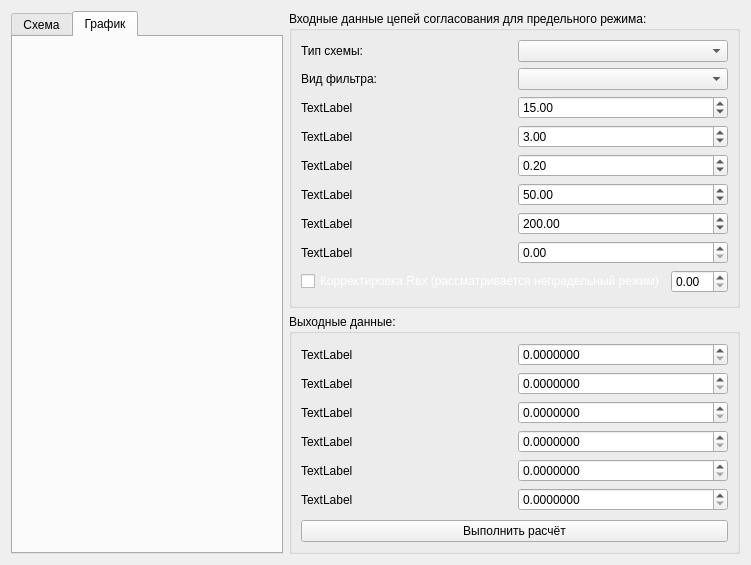
<?xml version="1.0" encoding="UTF-8"?>
<ui version="4.0">
 <class>Matching</class>
 <widget class="QWidget" name="Matching">
  <property name="geometry">
   <rect>
    <x>0</x>
    <y>0</y>
    <width>751</width>
    <height>565</height>
   </rect>
  </property>
  <property name="windowTitle">
   <string>Form</string>
  </property>
  <layout class="QGridLayout" name="gridLayout">
   <item row="0" column="0">
    <layout class="QGridLayout" name="gridLayout_6">
     <item row="0" column="0">
      <widget class="QTabWidget" name="tabWidget">
       <property name="currentIndex">
        <number>1</number>
       </property>
       <widget class="QWidget" name="tab">
        <attribute name="title">
         <string>Схема</string>
        </attribute>
        <layout class="QGridLayout" name="gridLayout_5">
         <item row="0" column="0">
          <layout class="QHBoxLayout" name="SVG_M"/>
         </item>
        </layout>
       </widget>
       <widget class="QWidget" name="tab_2">
        <attribute name="title">
         <string>График</string>
        </attribute>
        <layout class="QGridLayout" name="gridLayout_4">
         <item row="0" column="0">
          <layout class="QVBoxLayout" name="ChartsLayout"/>
         </item>
        </layout>
       </widget>
      </widget>
     </item>
     <item row="0" column="1">
      <layout class="QVBoxLayout" name="verticalLayout">
       <item>
        <widget class="QGroupBox" name="groupBox">
         <property name="title">
          <string>Входные данные цепей согласования для предельного режима:</string>
         </property>
         <layout class="QGridLayout" name="gridLayout_2">
          <item row="2" column="0">
           <spacer name="verticalSpacer">
            <property name="orientation">
             <enum>Qt::Vertical</enum>
            </property>
            <property name="sizeHint" stdset="0">
             <size>
              <width>20</width>
              <height>40</height>
             </size>
            </property>
           </spacer>
          </item>
          <item row="0" column="0">
           <layout class="QVBoxLayout" name="verticalLayout_7">
            <item>
             <layout class="QHBoxLayout" name="horizontalLayout_4">
              <item>
               <widget class="QLabel" name="Label_Type">
                <property name="text">
                 <string>Тип схемы:</string>
                </property>
               </widget>
              </item>
              <item>
               <widget class="QComboBox" name="ComboBox_Type"/>
              </item>
             </layout>
            </item>
            <item>
             <layout class="QHBoxLayout" name="horizontalLayout_7">
              <item>
               <widget class="QLabel" name="Label_View">
                <property name="text">
                 <string>Вид фильтра:</string>
                </property>
               </widget>
              </item>
              <item>
               <widget class="QComboBox" name="ComboBox_View"/>
              </item>
             </layout>
            </item>
            <item>
             <layout class="QVBoxLayout" name="verticalLayout_6">
              <item>
               <layout class="QHBoxLayout" name="horizontalLayout_3">
                <item>
                 <layout class="QVBoxLayout" name="verticalLayout_5">
                  <item>
                   <widget class="QLabel" name="Label_InPut1">
                    <property name="text">
                     <string>TextLabel</string>
                    </property>
                   </widget>
                  </item>
                  <item>
                   <widget class="QLabel" name="Label_InPut2">
                    <property name="text">
                     <string>TextLabel</string>
                    </property>
                   </widget>
                  </item>
                  <item>
                   <widget class="QLabel" name="Label_InPut3">
                    <property name="text">
                     <string>TextLabel</string>
                    </property>
                   </widget>
                  </item>
                 </layout>
                </item>
                <item>
                 <layout class="QVBoxLayout" name="verticalLayout_4">
                  <item>
                   <widget class="QDoubleSpinBox" name="DoubleSpinBoxF_InPut1">
                    <property name="minimum">
                     <double>0.000000000000000</double>
                    </property>
                    <property name="maximum">
                     <double>1000000000.000000000000000</double>
                    </property>
                    <property name="value">
                     <double>15.000000000000000</double>
                    </property>
                   </widget>
                  </item>
                  <item>
                   <widget class="QDoubleSpinBox" name="DoubleSpinBoxF_InPut2">
                    <property name="minimum">
                     <double>0.010000000000000</double>
                    </property>
                    <property name="maximum">
                     <double>10000.000000000000000</double>
                    </property>
                    <property name="value">
                     <double>3.000000000000000</double>
                    </property>
                   </widget>
                  </item>
                  <item>
                   <widget class="QDoubleSpinBox" name="DoubleSpinBoxF_InPut3">
                    <property name="value">
                     <double>0.200000000000000</double>
                    </property>
                   </widget>
                  </item>
                 </layout>
                </item>
               </layout>
              </item>
              <item>
               <layout class="QHBoxLayout" name="horizontalLayout_2">
                <item>
                 <layout class="QVBoxLayout" name="verticalLayout_3">
                  <item>
                   <widget class="QLabel" name="Label_InPut4">
                    <property name="text">
                     <string>TextLabel</string>
                    </property>
                   </widget>
                  </item>
                  <item>
                   <widget class="QLabel" name="Label_InPut5">
                    <property name="text">
                     <string>TextLabel</string>
                    </property>
                   </widget>
                  </item>
                  <item>
                   <widget class="QLabel" name="Label_InPut6">
                    <property name="text">
                     <string>TextLabel</string>
                    </property>
                   </widget>
                  </item>
                 </layout>
                </item>
                <item>
                 <layout class="QVBoxLayout" name="verticalLayout_2">
                  <item>
                   <widget class="QDoubleSpinBox" name="DoubleSpinBoxF_InPut4">
                    <property name="maximum">
                     <double>1000.000000000000000</double>
                    </property>
                    <property name="value">
                     <double>50.000000000000000</double>
                    </property>
                   </widget>
                  </item>
                  <item>
                   <widget class="QDoubleSpinBox" name="DoubleSpinBoxF_InPut5">
                    <property name="maximum">
                     <double>1000.000000000000000</double>
                    </property>
                    <property name="value">
                     <double>200.000000000000000</double>
                    </property>
                   </widget>
                  </item>
                  <item>
                   <widget class="QDoubleSpinBox" name="DoubleSpinBoxF_InPut6">
                    <property name="maximum">
                     <double>1000.000000000000000</double>
                    </property>
                   </widget>
                  </item>
                 </layout>
                </item>
               </layout>
              </item>
             </layout>
            </item>
           </layout>
          </item>
          <item row="1" column="0">
           <layout class="QHBoxLayout" name="horizontalLayout_9">
            <item>
             <widget class="QCheckBox" name="Alignment_CheckBox">
              <property name="styleSheet">
               <string notr="true">color: rgb(255, 255, 255);</string>
              </property>
              <property name="text">
               <string>Корректировка Rвх (рассматривается непредельный режим)</string>
              </property>
             </widget>
            </item>
            <item>
             <widget class="QDoubleSpinBox" name="doubleSpinBoxInPutCorrect"/>
            </item>
           </layout>
          </item>
         </layout>
        </widget>
       </item>
       <item>
        <widget class="QGroupBox" name="groupBox_2">
         <property name="title">
          <string>Выходные данные:</string>
         </property>
         <layout class="QGridLayout" name="gridLayout_3">
          <item row="0" column="0">
           <layout class="QVBoxLayout" name="verticalLayout_12">
            <item>
             <layout class="QHBoxLayout" name="horizontalLayout_5">
              <item>
               <layout class="QVBoxLayout" name="verticalLayout_9">
                <item>
                 <widget class="QLabel" name="Label_OutPut1">
                  <property name="text">
                   <string>TextLabel</string>
                  </property>
                 </widget>
                </item>
                <item>
                 <widget class="QLabel" name="Label_OutPut2">
                  <property name="text">
                   <string>TextLabel</string>
                  </property>
                 </widget>
                </item>
                <item>
                 <widget class="QLabel" name="Label_OutPut3">
                  <property name="text">
                   <string>TextLabel</string>
                  </property>
                 </widget>
                </item>
               </layout>
              </item>
              <item>
               <layout class="QVBoxLayout" name="verticalLayout_8">
                <item>
                 <widget class="QDoubleSpinBox" name="DoubleSpinBoxF_OutPut1">
                  <property name="decimals">
                   <number>7</number>
                  </property>
                  <property name="maximum">
                   <double>10000000000000.000000000000000</double>
                  </property>
                 </widget>
                </item>
                <item>
                 <widget class="QDoubleSpinBox" name="DoubleSpinBoxF_OutPut2">
                  <property name="decimals">
                   <number>7</number>
                  </property>
                  <property name="maximum">
                   <double>100000000000000.000000000000000</double>
                  </property>
                 </widget>
                </item>
                <item>
                 <widget class="QDoubleSpinBox" name="DoubleSpinBoxF_OutPut3">
                  <property name="decimals">
                   <number>7</number>
                  </property>
                  <property name="maximum">
                   <double>100000000000000000.000000000000000</double>
                  </property>
                 </widget>
                </item>
               </layout>
              </item>
             </layout>
            </item>
            <item>
             <layout class="QHBoxLayout" name="horizontalLayout_6">
              <item>
               <layout class="QVBoxLayout" name="verticalLayout_11">
                <item>
                 <widget class="QLabel" name="Label_OutPut4">
                  <property name="text">
                   <string>TextLabel</string>
                  </property>
                 </widget>
                </item>
                <item>
                 <widget class="QLabel" name="Label_OutPut5">
                  <property name="text">
                   <string>TextLabel</string>
                  </property>
                 </widget>
                </item>
                <item>
                 <widget class="QLabel" name="Label_OutPut6">
                  <property name="text">
                   <string>TextLabel</string>
                  </property>
                 </widget>
                </item>
               </layout>
              </item>
              <item>
               <layout class="QVBoxLayout" name="verticalLayout_10">
                <item>
                 <widget class="QDoubleSpinBox" name="DoubleSpinBoxF_OutPut4">
                  <property name="decimals">
                   <number>7</number>
                  </property>
                  <property name="maximum">
                   <double>1000000000000000.000000000000000</double>
                  </property>
                 </widget>
                </item>
                <item>
                 <widget class="QDoubleSpinBox" name="DoubleSpinBoxF_OutPut5">
                  <property name="decimals">
                   <number>7</number>
                  </property>
                  <property name="maximum">
                   <double>100000000000000000.000000000000000</double>
                  </property>
                 </widget>
                </item>
                <item>
                 <widget class="QDoubleSpinBox" name="DoubleSpinBoxF_OutPut6">
                  <property name="decimals">
                   <number>7</number>
                  </property>
                  <property name="maximum">
                   <double>100000000000000000.000000000000000</double>
                  </property>
                 </widget>
                </item>
               </layout>
              </item>
             </layout>
            </item>
           </layout>
          </item>
          <item row="1" column="0">
           <spacer name="verticalSpacer_2">
            <property name="orientation">
             <enum>Qt::Vertical</enum>
            </property>
            <property name="sizeHint" stdset="0">
             <size>
              <width>20</width>
              <height>40</height>
             </size>
            </property>
           </spacer>
          </item>
          <item row="2" column="0">
           <widget class="QPushButton" name="PushButton_Calculate">
            <property name="text">
             <string>Выполнить расчёт</string>
            </property>
           </widget>
          </item>
         </layout>
        </widget>
       </item>
      </layout>
     </item>
    </layout>
   </item>
  </layout>
 </widget>
 <resources/>
 <connections/>
</ui>
